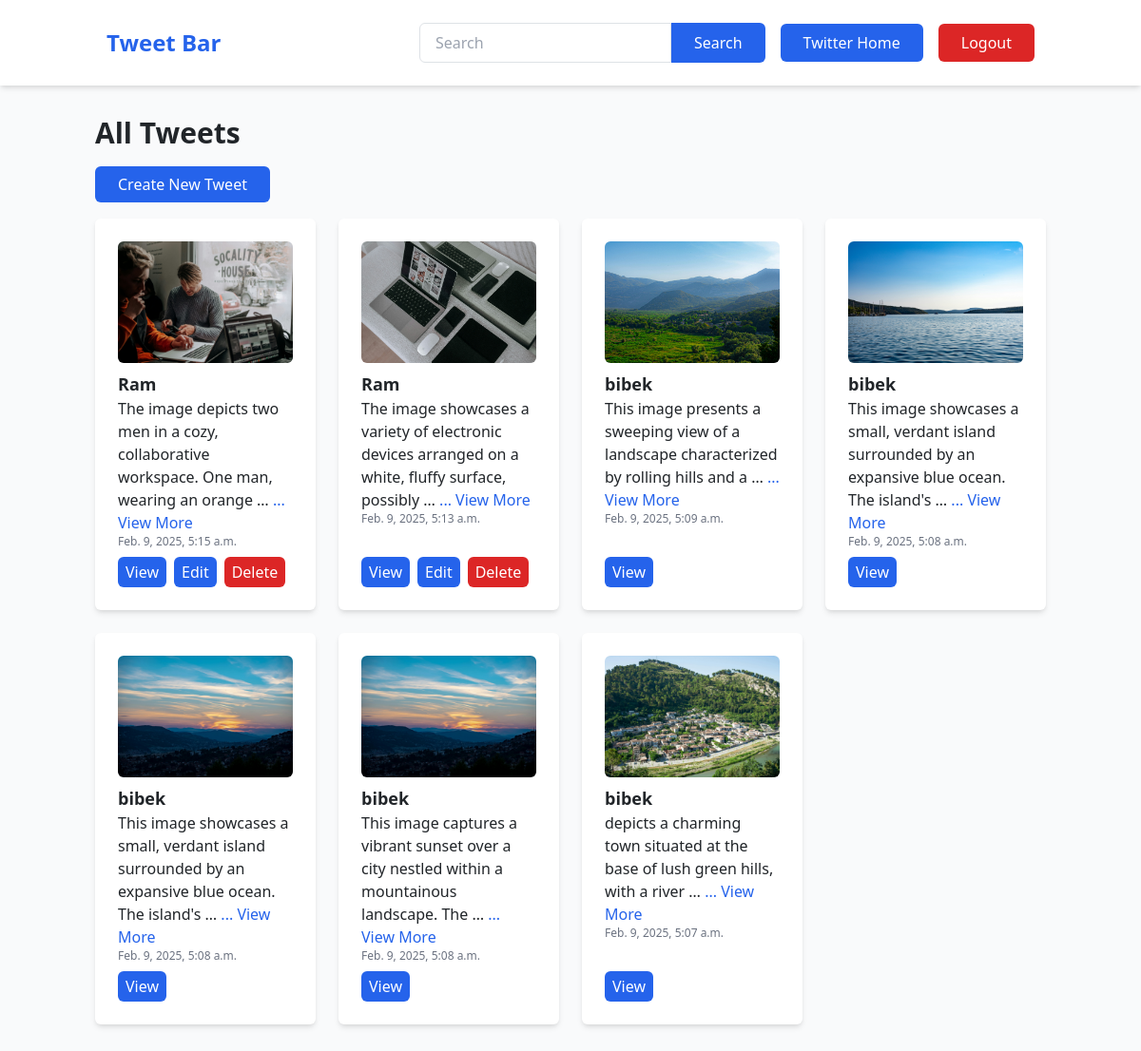
The page / (signed in) on the database its author committed.
### tweet/models.py (models this page shows, shortened)
class Tweet(models.Model):
    user = models.ForeignKey(User, on_delete=models.CASCADE)
    text = models.TextField()
    photo = models.ImageField(upload_to='photos/')
    created_at = models.DateTimeField(auto_now_add=True)
    updated_at = models.DateTimeField(auto_now=True)

### tweet/views.py (the view)
# urls.py: path('', views.tweet_list, name="tweet_list"),
def tweet_list(request):
    tweets = Tweet.objects.all().order_by('-created_at')
    return render(request, 'tweets/tweet_list.html', {'tweets': tweets})

### tweet/templates/tweets/tweet_list.html (shortened to what this page needs)
{% extends 'layout.html' %}
{% block content %}
<div class="my-8">
    <h1 class="text-3xl font-semibold mb-4">All Tweets</h1>
    <a href="{% url 'tweet_create' %}" class="bg-blue-600 text-white py-2 px-4 rounded-md hover:bg-blue-700">Create New Tweet</a>
    <div class="mt-6 grid grid-cols-1 sm:grid-cols-2 md:grid-cols-3 lg:grid-cols-4 gap-4">
        {% for tweet in tweets %}
        <div class="bg-white p-4 shadow-md rounded-md flex flex-col">
            <div class="flex-shrink-0 mb-2">
                {% if tweet.photo %}
                <img src="{{ tweet.photo.url }}" alt="Tweet Photo" class="w-full h-32 object-cover rounded-md">
                {% endif %}
            </div>
            <div class="flex-1">
                <h3 class="font-semibold text-lg">{{ tweet.user.username }}</h3>
                <p class="text-base">
                    {{ tweet.text|truncatewords:15 }}
                    {% if tweet.text|length > 100 %}
                    <a href="{% url 'tweet_detail' tweet.pk %}" class="text-blue-600 hover:underline cursor-pointer">... View More</a>
                    {% endif %}
                </p>
                <p class="text-gray-500 text-xs">{{ tweet.created_at }}</p>
            </div>
            <div class="flex space-x-2 mt-2">
                <a href="{% url 'tweet_detail' tweet.pk %}" class="bg-blue-600 text-white py-1 px-2 rounded-md hover:bg-blue-700">View</a>
                {% if tweet.user == user %}
                <a href="{% url 'tweet_edit' tweet.pk %}" class="bg-blue-600 text-white py-1 px-2 rounded-md hover:bg-blue-700">Edit</a>
                <a href="{% url 'tweet_delete' tweet.pk %}" class="bg-red-600 text-white py-1 px-2 rounded-md hover:bg-red-700">Delete</a>
                {% endif %}
            </div>
        </div>
        {% endfor %}
    </div>
</div>
{% endblock %}

### rows shown on the page
Tweet: photo (picture), user.username "Ram", text "The image depicts two men in a cozy, collaborative workspace. One man, wearing an orange …", shows "... View More", created_at "Feb. 9, 2025, 5:15 a.m.", shows "Edit"
Tweet: photo (picture), user.username "Ram", text "The image showcases a variety of electronic devices arranged on a white, fluffy surface, possibly …", shows "... View More", created_at "Feb. 9, 2025, 5:13 a.m.", shows "Edit"
Tweet: photo (picture), user.username "bibek", text "This image presents a sweeping view of a landscape characterized by rolling hills and a …", shows "... View More", created_at "Feb. 9, 2025, 5:09 a.m."
Tweet: photo (picture), user.username "bibek", text "This image showcases a small, verdant island surrounded by an expansive blue ocean. The island's …", shows "... View More", created_at "Feb. 9, 2025, 5:08 a.m."
Tweet: photo (picture), user.username "bibek", text "This image showcases a small, verdant island surrounded by an expansive blue ocean. The island's …", shows "... View More", created_at "Feb. 9, 2025, 5:08 a.m."
Tweet: photo (picture), user.username "bibek", text "This image captures a vibrant sunset over a city nestled within a mountainous landscape. The …", shows "... View More", created_at "Feb. 9, 2025, 5:08 a.m."
Tweet: photo (picture), user.username "bibek", text "depicts a charming town situated at the base of lush green hills, with a river …", shows "... View More", created_at "Feb. 9, 2025, 5:07 a.m."
